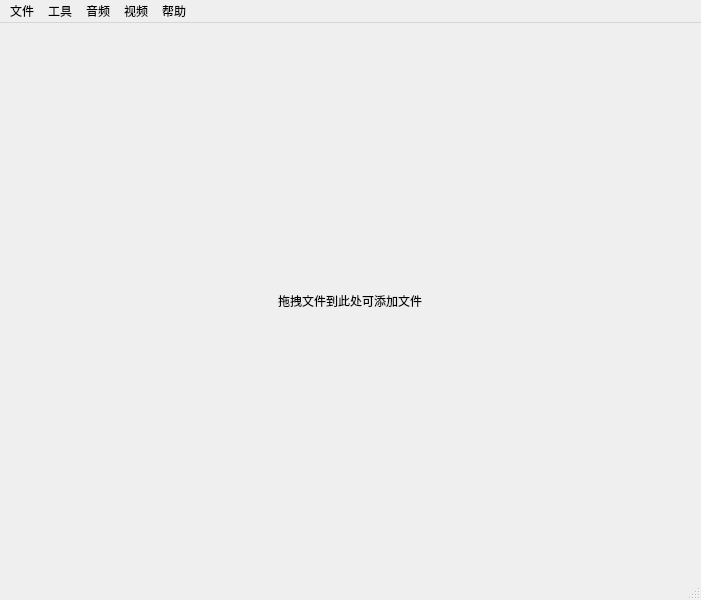
<?xml version="1.0" encoding="UTF-8"?>
<ui version="4.0">
 <class>MainWindow</class>
 <widget class="QMainWindow" name="MainWindow">
  <property name="geometry">
   <rect>
    <x>0</x>
    <y>0</y>
    <width>701</width>
    <height>600</height>
   </rect>
  </property>
  <property name="windowTitle">
   <string>MainWindow</string>
  </property>
  <widget class="QWidget" name="centralwidget">
   <layout class="QGridLayout" name="gridLayout">
    <item row="1" column="0">
     <widget class="QStackedWidget" name="stackedWidget">
      <widget class="QWidget" name="page">
       <layout class="QGridLayout" name="gridLayout_2">
        <item row="0" column="0" alignment="Qt::AlignmentFlag::AlignHCenter">
         <widget class="QLabel" name="label">
          <property name="text">
           <string>拖拽文件到此处可添加文件</string>
          </property>
         </widget>
        </item>
       </layout>
      </widget>
      <widget class="QWidget" name="page_2">
       <layout class="QVBoxLayout" name="verticalLayout">
        <item>
         <widget class="QListWidget" name="listWidget"/>
        </item>
       </layout>
      </widget>
     </widget>
    </item>
   </layout>
  </widget>
  <widget class="QStatusBar" name="statusbar"/>
  <widget class="QMenuBar" name="menubar">
   <property name="geometry">
    <rect>
     <x>0</x>
     <y>0</y>
     <width>701</width>
     <height>17</height>
    </rect>
   </property>
   <widget class="QMenu" name="menu">
    <property name="title">
     <string>文件</string>
    </property>
    <addaction name="actionopen"/>
    <addaction name="actionquit"/>
   </widget>
   <widget class="QMenu" name="menu_3">
    <property name="title">
     <string>工具</string>
    </property>
   </widget>
   <widget class="QMenu" name="menu_4">
    <property name="title">
     <string>音频</string>
    </property>
   </widget>
   <widget class="QMenu" name="menu_5">
    <property name="title">
     <string>视频</string>
    </property>
   </widget>
   <widget class="QMenu" name="menu_6">
    <property name="title">
     <string>帮助</string>
    </property>
   </widget>
   <addaction name="menu"/>
   <addaction name="menu_3"/>
   <addaction name="menu_4"/>
   <addaction name="menu_5"/>
   <addaction name="menu_6"/>
  </widget>
  <action name="actionquit">
   <property name="text">
    <string>退出</string>
   </property>
  </action>
  <action name="actionopen">
   <property name="text">
    <string>添加</string>
   </property>
  </action>
 </widget>
 <resources/>
 <connections/>
</ui>
